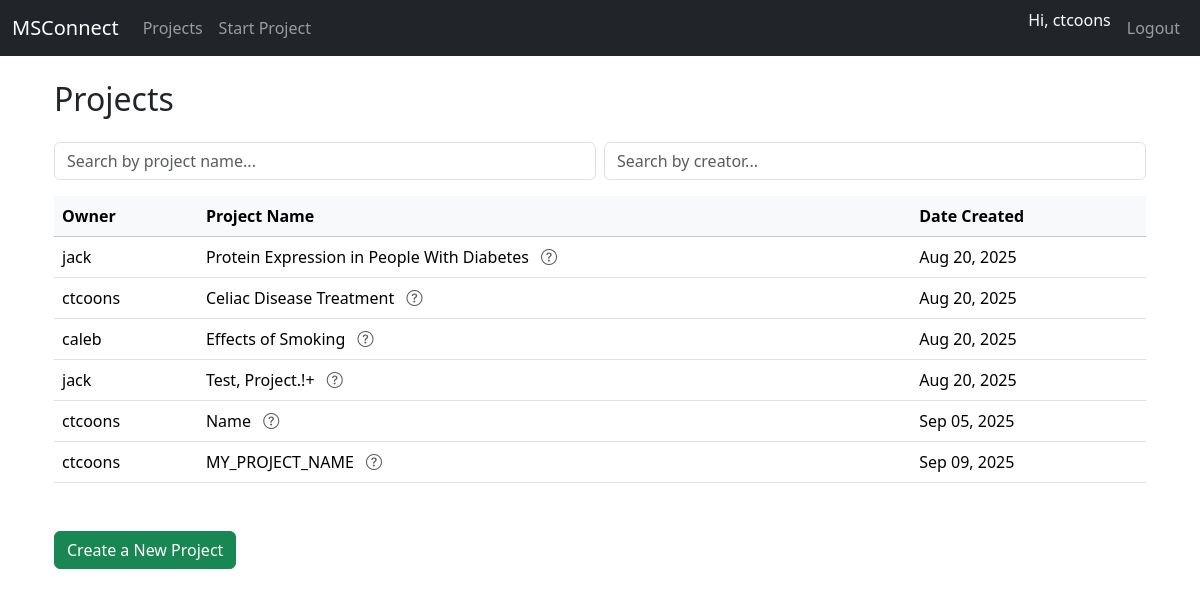
The page /projects/ (signed in) on the database as committed earlier.
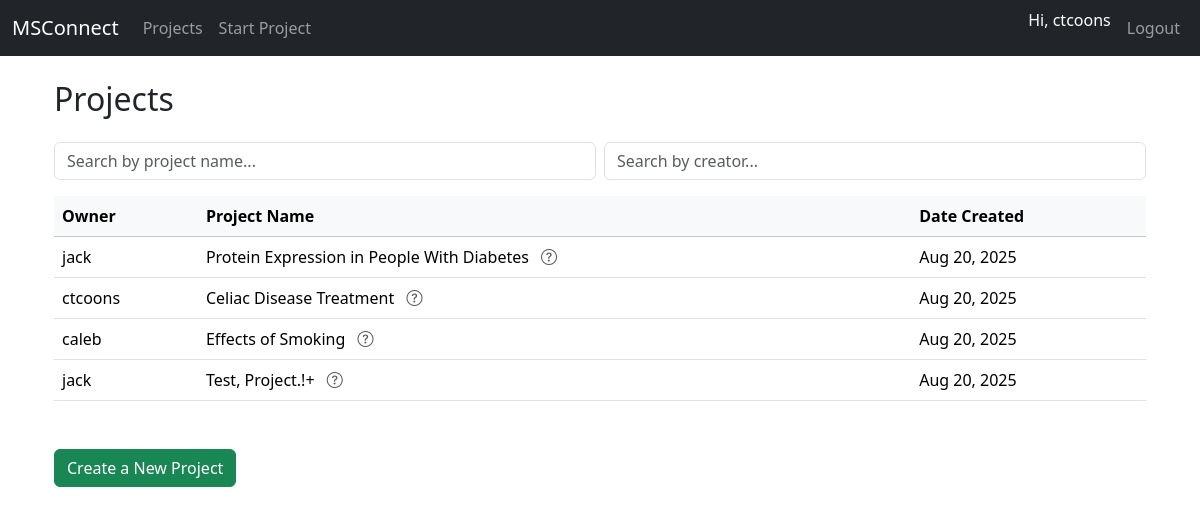
The same page on the database as committed later.
### core/models.py (models this page shows, shortened)
class ProjectData(models.Model):
    owner = models.ForeignKey(User, on_delete=models.CASCADE, related_name="owned_projects")
    project_name = models.CharField(max_length=200)
    description = models.TextField(blank=True)
    number_of_groups = models.PositiveIntegerField()
    group_names = models.TextField(help_text="Tab-separated group names")
    independent_variable = models.JSONField(default=dict)
    created_at = models.DateTimeField(auto_now_add=True)

### core/views.py (the view)
# urls.py: path("projects/", views.project_list, name="project_list"),
@login_required
def project_list(request):
    projects = ProjectData.objects.all()
    return render(request, 'core/project_list.html', {'projects': projects})

### core/templates/core/project_list.html (shortened to what this page needs)
{% extends "core/base.html" %}
{% block content %}
<div class="container mt-4">
  <h2 class="mb-4">Projects</h2>
  <div class="mb-3 d-flex gap-2">
    <input type="text" id="searchName" class="form-control" placeholder="Search by project name...">
    <input type="text" id="searchCreator" class="form-control" placeholder="Search by creator...">
  </div>
  <div class="table-responsive">
    <table class="table table-hover align-middle" id="projectsTable">
      <thead class="table-light">
        <tr>
          <th>Owner</th>
          <th>Project Name</th>
          <th>Date Created</th>
        </tr>
      </thead>
      <tbody>
        {% for project in projects %}
        <tr style="cursor: pointer;" onclick="window.location='{% url 'project_detail' project.id %}';">
          <td>{{ project.owner.username }}</td>
          <td>
            {{ project.project_name }}
            <span
              class="ms-2 text-muted"
              data-bs-toggle="tooltip"
              data-bs-placement="top"
              title="{{ project.description|truncatechars:100|default:'No description provided' }}">
              <i class="bi bi-question-circle"></i>
            </span>
          </td>
          <td>{{ project.created_at|date:"M d, Y" }}</td>
        </tr>
        {% empty %}
        <tr>
          <td colspan="3" class="text-center">No projects yet.</td>
        </tr>
        {% endfor %}
      </tbody>
    </table>
  </div>
    <button class="btn btn-success mt-3" onclick="createNewProject()">Create a New Project</button>
</div>
<link rel="stylesheet" href="https://cdn.jsdelivr.net/npm/bootstrap-icons@1.10.5/font/bootstrap-icons.css">
{% endblock %}

### core/templates/core/base.html (shortened to what this page needs)
{% load static %}
<!DOCTYPE html>
<html lang="en">
<head>
    <link href="https://cdn.jsdelivr.net/npm/bootstrap@5.3.2/dist/css/bootstrap.min.css" rel="stylesheet">
    <link href="{% static 'core/css/style.css' %}" rel="stylesheet">
</head>
<body>
    <nav class="navbar navbar-expand-lg navbar-dark bg-dark mb-4">
        <div class="container-fluid">
            <a class="navbar-brand" href="{% url 'project_list' %}">MSConnect</a>
            <div class="collapse navbar-collapse" id="navbarNav">
                <ul class="navbar-nav me-auto">
                    <li class="nav-item">
                        <a class="nav-link" href="{% url 'project_list' %}">Projects</a>
                    </li>
                    <li class="nav-item">
                        <a class="nav-link" href="{% url 'start_project' %}">Start Project</a>
                    </li>
                </ul>
                <ul class="navbar-nav">
                    {% if user.is_authenticated %}
                        <li class="nav-item">
                            <span class="navbar-text text-white me-2">Hi, {{ user.username }}</span>
                        </li>
                        <li class="nav-item">
                            <a class="nav-link" href="{% url 'logout' %}">Logout</a>
                        </li>
                    {% endif %}
                </ul>
            </div>
        </div>
    </nav>
    <div class="container">
        {% block content %}{% endblock %}
    </div>
  <footer class="footer">
      <br>
      <br>
  </footer>
</body>
</html>

### core/static/core/css/style.css (style rules this page uses)
.footer { padding: 1rem; }

Rows that differ between the two databases and show on the page:
removed ProjectData: owner.username "ctcoons", project_name "Name", created_at "Sep 05, 2025"
removed ProjectData: owner.username "ctcoons", project_name "MY_PROJECT_NAME", created_at "Sep 09, 2025"
